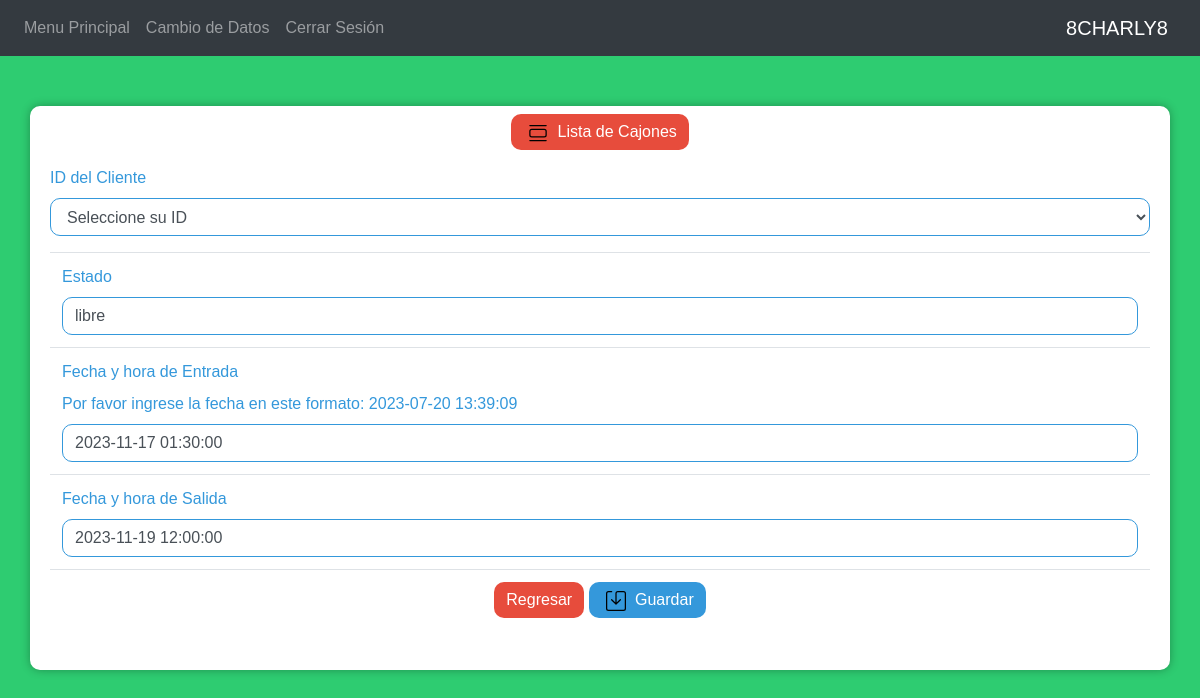
/Cajon/modificar.php?id=3 (signed in), run on the app's committed database.
### tables this page shows
CREATE TABLE `cajon` (
  `id` int(11) NOT NULL,
  `estado` enum('libre','ocupado','apartado') NOT NULL,
  `hora_entrada` datetime DEFAULT NULL,
  `hora_salida` datetime DEFAULT NULL,
  `id_cliente` int(11) DEFAULT NULL
);

### Logica/Cajon.php (called while the page is built, shortened)
<?php require_once('Modelo.php'); ?>
<?php
class Cajon extends Modelo{
	function __construct(){
		$this->tabla = "cajon";
	}
	function recuperaRegistro($id){
		$this->consulta = "select * from $this->tabla where id = $id";
		$dato = $this->encuentraUno();
		if (isset($dato)){
			$this->estado = $dato->estado;
			$this->hora_entrada = $dato->hora_entrada;
			$this->hora_salida = $dato->hora_salida;
		}
	}
}
?>

### Logica/Modelo.php (called while the page is built, shortened)
<?php
class Modelo
{
	protected $host = "localhost";
	protected $usuario = "root";
	protected $contraseña = "";
	protected $database = "centro";
	protected $mbd;
	protected $consulta;
	function __construct()
	{
		try {
			$this->mbd = new PDO("mysql:host=$this->host;dbname=$this->database", $this->usuario, $this->contraseña);
		} catch (PDOException $e) {
			print "Error: " . $e->getMessage() . "<br/>";
			die();
		}
	}
	function encuentraUno()
	{
		try {
			$stm = $this->mbd->query($this->consulta);
			$fila = $stm->fetch(PDO::FETCH_OBJ);
		} catch (PDOException $e) {
			print "Error: " . $e->getMessage() . "<br/>";
			die();
		}
		return $fila;
	}
}

### Cajon/modificar.php (the view, shortened to what this page needs)
<?php require_once('../Logica/Cajon.php');?>
<?php include_once("../Sesion/header.php");?>
<?php
$cajon = new Cajon();
if (isset($_POST['id'])) {
    $cajon->actualizaRegistro();
} else {
    $cajon->id = $_GET['id'];
    $cajon->recuperaRegistro($cajon->id);
}
?>
<!DOCTYPE html>
<html>
<head>
    <link rel="stylesheet" href="https://cdn.jsdelivr.net/npm/bootstrap@4.5.3/dist/css/bootstrap.min.css">
</head>
<body>
<div class="container py-2">
    <div class="form-group text-center">
        <a href="index.php" class="btn btn-success"><img src="../images/view-list.svg">&nbsp;Lista de Cajones</a>
    </div>
    <form name="frmModProd" method="post" action="modificar.php">
        <table class="table">
        <div class="form-group">
                <label>ID del Cliente</label>
                <select name="id_cliente" class="form-control">
                    <option value="0">Seleccione su ID</option>
                </select>
            </div>
            <tr>
                <td>
                    <label class="control-label">Estado</label>
                    <input type="text" name="estado" value="<?=$cajon->estado?>" class="form-control" required>
                </td>
            </tr>
            <tr>
                <td>
                    <label class="control-label">Fecha y hora de Entrada</label>
                    <br>
                    <label class="control-label">Por favor ingrese la fecha en este formato: 2023-07-20 13:39:09</label>
                    <input type="text" name="hora_entrada" value="<?=$cajon->hora_entrada?>" class="form-control" required>
                </td>
            </tr>
            <tr>
                <td>
                    <label class="control-label">Fecha y hora de Salida</label>
                    <input type="text" name="hora_salida" value="<?=$cajon->hora_salida?>" class="form-control" required>
                </td>
            </tr>
            <tr>
                <td>
                    <div class="form-group text-center">
                        <a href="index.php" class="btn btn-success">Regresar</a>
                        <button type="submit" class="btn btn-primary"><img src="../images/save.svg">&nbsp;Guardar</button>
                    </div>
                </td>
            </tr>
        </table>
    </form>
</div>
</body>
</html>

### Sesion/header.php (style rules this page uses)
body { background-color: #2d2d2d; font-family: 'Arial', sans-serif; }

### Cajon/modificar.php (style rules this page uses)
body { background-color: #2ecc71; font-family: 'Arial', sans-serif; }
.container { margin-top: 50px; padding: 20px; background-color: #ffffff; border-radius: 10px; box-shadow: 0px 0px 10px rgba(0, 0, 0, 0.3); }
.btn-success { background-color: #e74c3c; border: none; border-radius: 10px; transition: background-color 0.3s; }
.table { background-color: #ffffff; border-radius: 10px; }
th, td { color: #2c3e50; border: none; }
label { color: #3498db; }
.form-control { border-radius: 10px; border: 1px solid #3498db; }
.form-group button { background-color: #3498db; border: none; border-radius: 10px; transition: background-color 0.3s; }
img { width: 20px; height: 20px; margin: 0 5px; }

### data on the page
cajon: estado "libre", hora_entrada "2023-11-17 01:30:00", hora_salida "2023-11-19 12:00:00"

### other printed values
$user_name "8CHARLY8"
